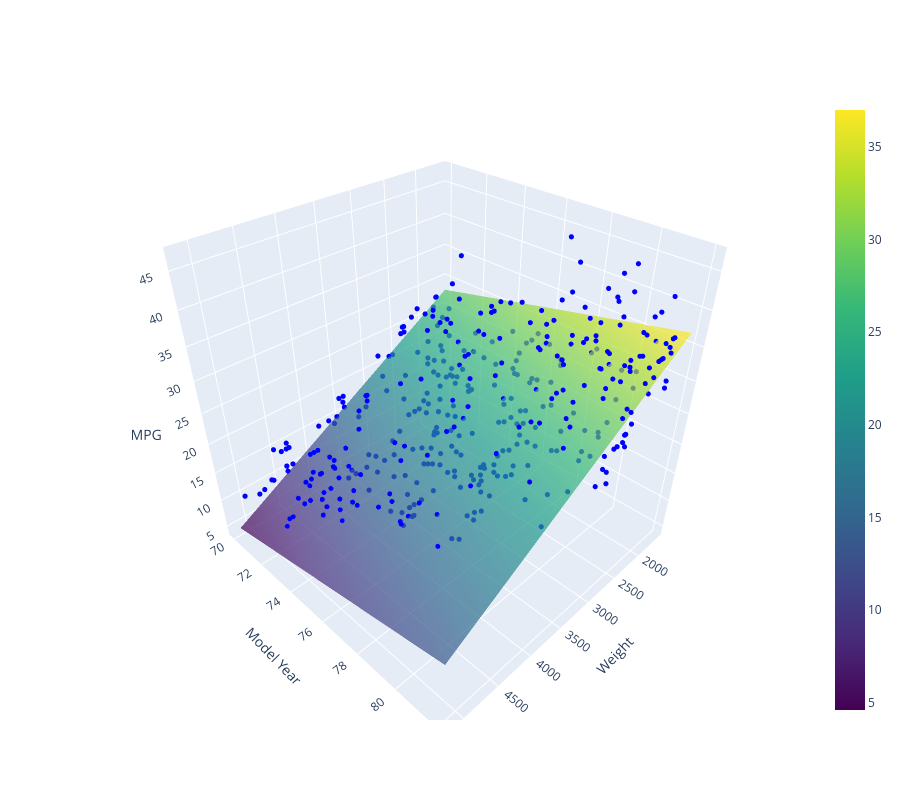

The code cell stored with this chart in its notebook:
### Markdown cell above
Creating a 3D scatter plot with linear regression using weight, model year, and mpg

### Code cell
from sklearn.linear_model import LinearRegression
import plotly.graph_objects as go

X_3d = df[['weight', 'model year']]
y_mpg = df['mpg']

model_3d = LinearRegression()
model_3d.fit(X_3d, y_mpg)

weight_range = np.linspace(df['weight'].min(), df['weight'].max(), 20)
model_year_range = np.linspace(df['model year'].min(), df['model year'].max(), 20)
weight_grid, model_year_grid = np.meshgrid(weight_range, model_year_range)

X_grid = np.c_[weight_grid.ravel(), model_year_grid.ravel()]
y_pred_grid = model_3d.predict(X_grid).reshape(weight_grid.shape)

fig = go.Figure()

fig.add_trace(go.Scatter3d(
    x=df['weight'],
    y=df['model year'],
    z=df['mpg'],
    mode='markers',
    marker=dict(size=3, color='blue'),
    name='Data'
))

fig.add_trace(go.Surface(
    x=weight_grid,
    y=model_year_grid,
    z=y_pred_grid,
    colorscale='Viridis',
    opacity=0.7,
    name='Regression Plane'
))

fig.update_layout(
    scene=dict(
        xaxis_title='Weight',
        yaxis_title='Model Year',
        zaxis_title='MPG'
    ),
    height=800,
)

fig.show()

### Figure 1 — Plotly figure (JSON) as saved in the notebook; plotly's stock layout.template omitted (floating-point values rounded to 4 significant figures; data arrays with more than 128 entries replaced by an {"elided": "..."} marker saying what was removed)
{"data": [{"marker": {"color": "blue", "size": 3}, "mode": "markers", "name": "Data", "x": {"elided": "398 float values"}, "y": {"elided": "398 float values"}, "z": {"elided": "398 float values"}, "type": "scatter3d"}, {"colorscale": [[0.0, "#440154"], [0.1111, "#482878"], [0.2222, "#3e4989"], [0.3333, "#31688e"], [0.4444, "#26828e"], [0.5556, "#1f9e89"], [0.6667, "#35b779"], [0.7778, "#6ece58"], [0.8889, "#b5de2b"], [1.0, "#fde725"]], "name": "Regression Plane", "opacity": 0.7, "x": {"elided": "20x20 float values"}, "y": {"elided": "20x20 float values"}, "z": {"elided": "20x20 float values"}, "type": "surface"}], "layout": {"scene": {"xaxis": {"title": {"text": "Weight"}}, "yaxis": {"title": {"text": "Model Year"}}, "zaxis": {"title": {"text": "MPG"}}}, "height": 800}}
